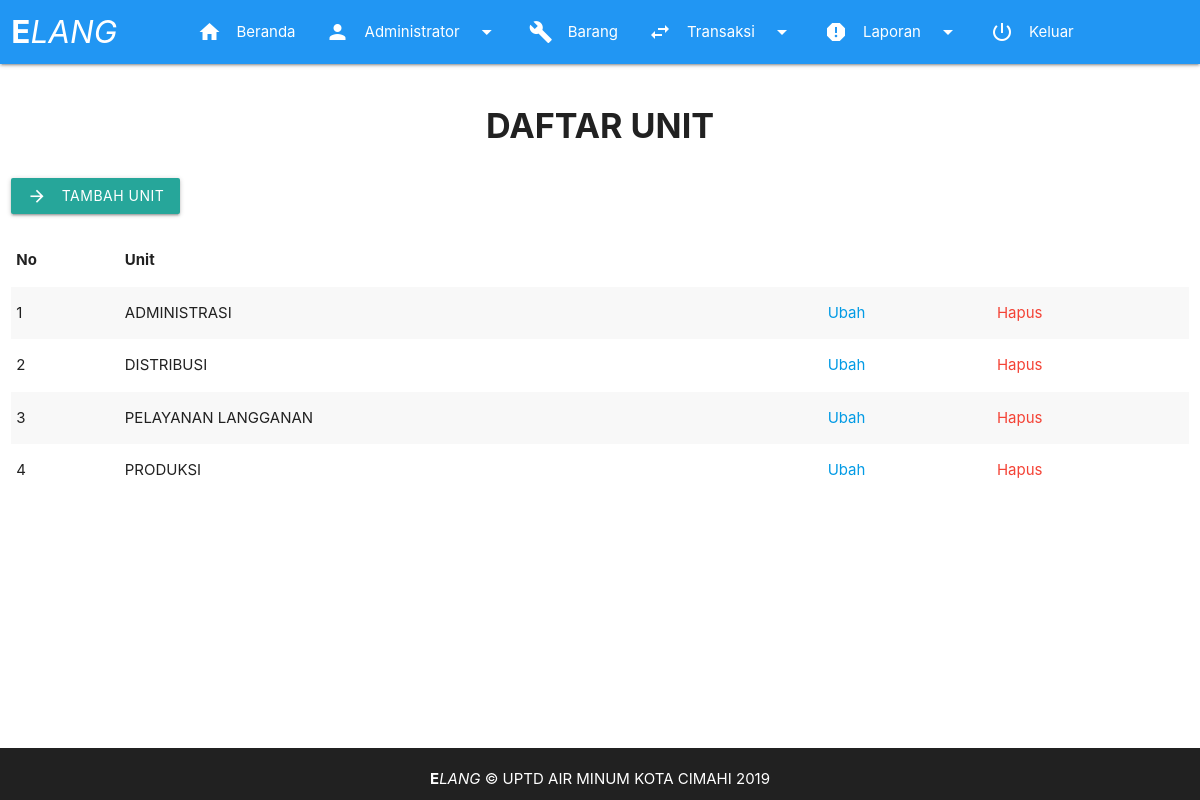
Page /page/list_unit.php (signed in) on the committed database.
### tables this page shows
CREATE TABLE `unit` (
  `id` tinyint(2) NOT NULL,
  `nama` varchar(25) NOT NULL
);

### fungsi/fungsi.php (called while the page is built, shortened)
<?php
function tampilkan_unit(){
	global $link;
	$query = "SELECT * FROM unit ORDER BY nama";
	$result = mysqli_query($link, $query) or die ('gagal menampilkan data unit');
	return $result;
}
?>

### page/list_unit.php (the view, shortened to what this page needs)
<!DOCTYPE html>
  <html>
    <head>
      <?php require_once "../aset/view/headcontent.php"; ?>
    </head>
    <body>
      <?php
      require_once "../aset/view/header.php";
      require_once "../fungsi/db.php";
      require_once "../fungsi/fungsi.php";
      $nourut = 1;
      $unit = tampilkan_unit();
      ?>
      <main>
        <div class="row">
          <div class="col s12">
            <h4><div class="center"><b>DAFTAR UNIT</b></div></h4>
          </div>
        </div>
        <div class="row">
          <div class="col s12">
            <button class="btn waves-effect waves-light" onClick="tampilkan_form()">Tambah Unit
              <i class="material-icons left">arrow_forward</i>
            </button>
          </div>
        </div>
        <div class="row">
          <div class="col s12">
            <table class="striped responsive-table">
              <thead>
                <tr>
                    <th>No</th>
                    <th>Unit</th>
                    <th></th>
                    <th></th>
                </tr>
              </thead>
              <tbody>
                <?php while($row = mysqli_fetch_assoc($unit)):?>
                <tr>
                  <td><?=$nourut++;?></td>
                  <td><?=$row['nama'];?></td>
                  <td><a href="edit_list_unit.php?id=<?=$row['id'];?>">Ubah</a></td>
                  <td><a href="hapus_unit.php?id=<?=$row['id'];?>" class="red-text" onclick="return confirm('Apakah anda yakin akan menghapus data ini?')">Hapus</a></td>
                </tr>
                <?php endwhile; ?>
              </tbody>
            </table>
          </div>
        </div>
      </main>
      <?php
      require_once "../aset/view/footer.php";
      ?>
    </body>
  </html>

### aset/css/style.css (style rules this page uses)
* { margin: 0; padding: 0; }
body { background: #fff; display: flex; min-height: 100vh; flex-direction: column; }
main { flex: 1 0 auto; }

### rows in the picture
unit: nama "ADMINISTRASI"
unit: nama "DISTRIBUSI"
unit: nama "PELAYANAN LANGGANAN"
unit: nama "PRODUKSI"

### other values in the picture
$_SESSION['username'] "Administrator"
